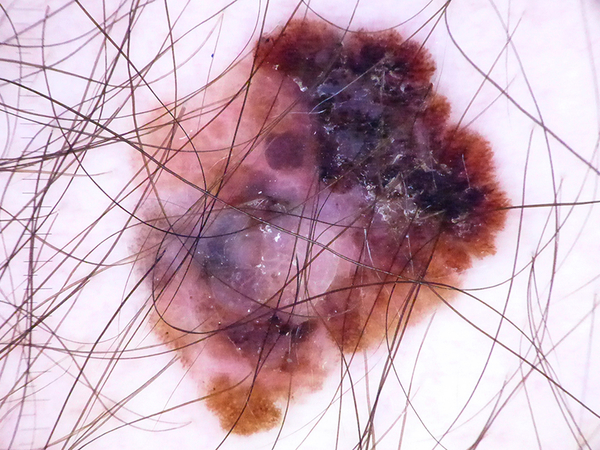
#> input picture skin_2.jpg, 600 x 450 px
$ python -i preprocessing.py   (imports and definitions only)
#> lines starting #> are read from the running program, lines starting #| are printed output that depends on the picture
#> further down, picture is the input picture: shape (450, 600, 3); mean B, G, R 184.4, 171, 200
import numpy as np
import cv2 as cv

def pre_process_image(img):
    print("Pre-processing the image...") # User update and interaction
    # PRE-PROCESSING
    # transform it gray scale
    gray = cv.cvtColor(img, cv.COLOR_BGR2GRAY)
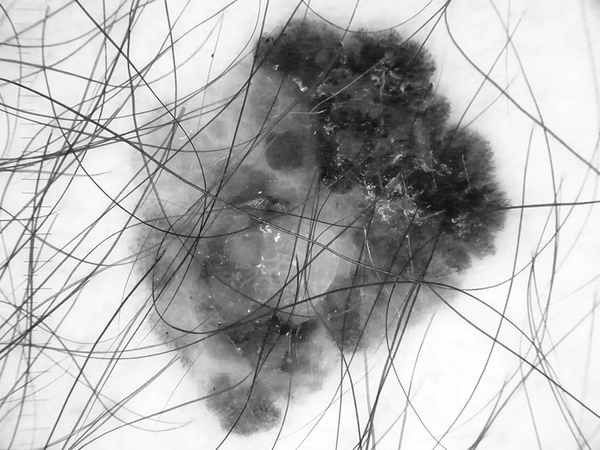
#> gray: shape (450, 600); min 9, max 255, mean 181.2
    # create kernel
    kernel = np.ones((4, 4), np.uint8)
    # morphological transformation to create mask for removing hairs
    blackhat = cv.morphologyEx(gray, cv.MORPH_BLACKHAT, kernel)
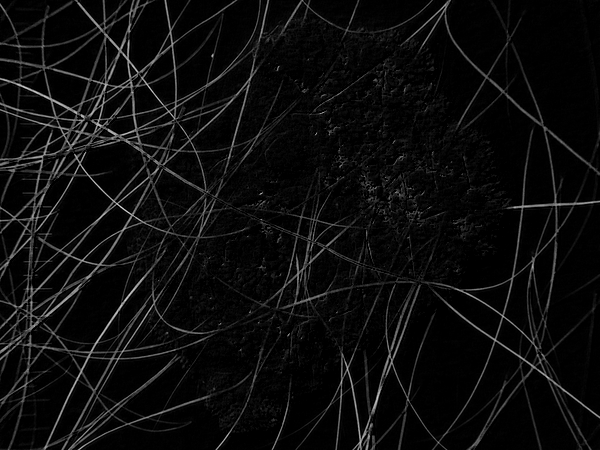
#> blackhat: shape (450, 600); min 0, max 222, mean 12.4
    # using blackhat  as a mask on pimg to remove hair
    mask = cv.inpaint(img, blackhat, 3, cv.INPAINT_TELEA)
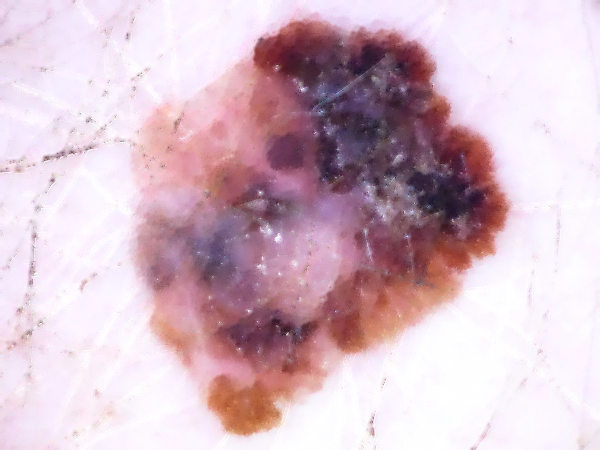
#> mask: shape (450, 600, 3); mean B, G, R 199, 187.1, 213.4
    # applying bilateral filtering
    bilateral = cv.bilateralFilter(mask, 5, 75, 75)

    return bilateral

>>> import cv2
>>> picture = cv2.imread('../skin_2.jpg')
>>> result = pre_process_image(picture)
